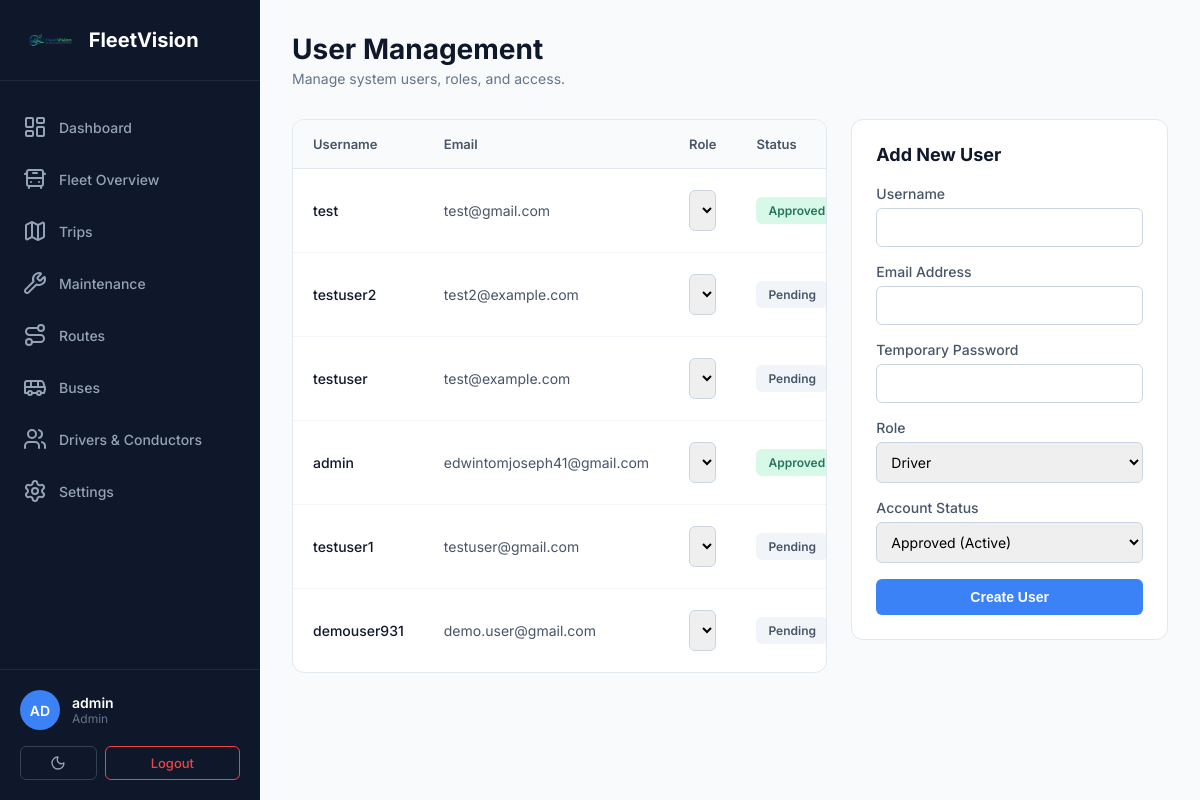
The page /users.php (signed in) on the database as committed earlier.
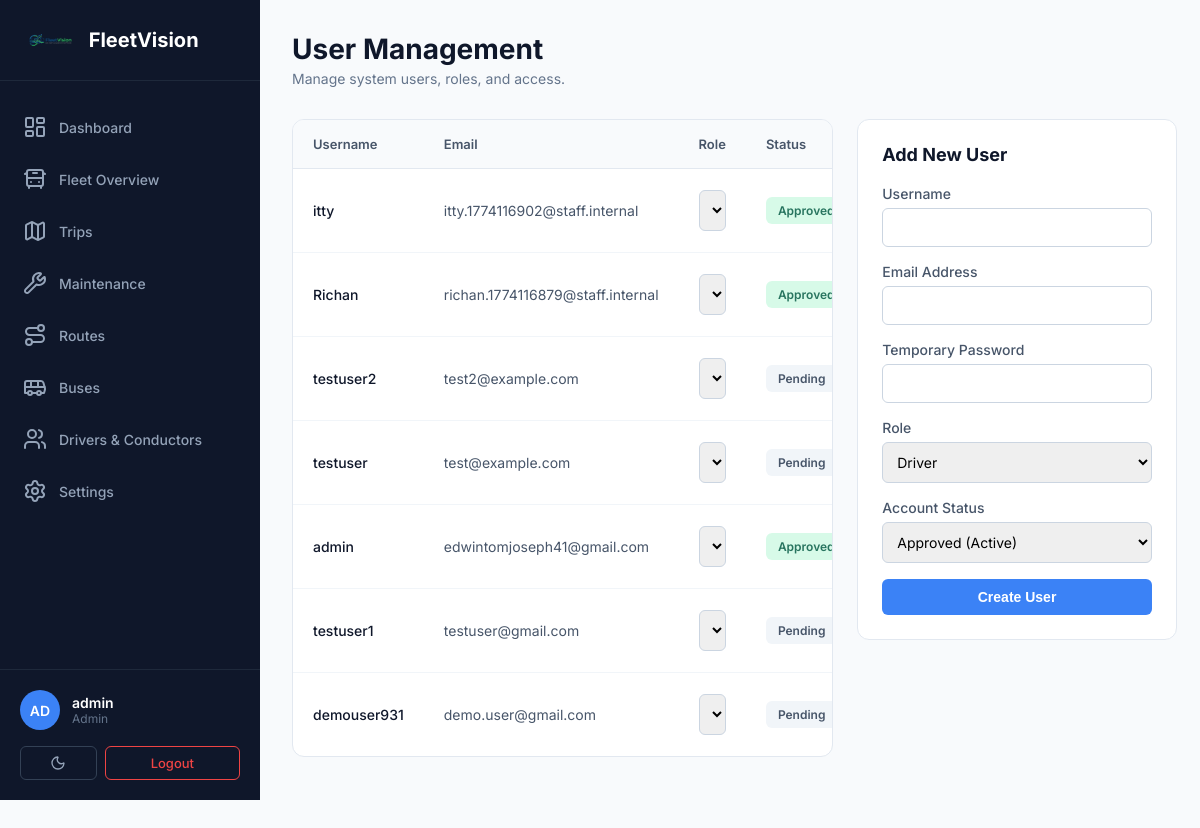
The same page on the database as committed later.
### tables this page shows
CREATE TABLE users (
        id INTEGER PRIMARY KEY AUTOINCREMENT,
        username TEXT NOT NULL UNIQUE,
        email TEXT NOT NULL UNIQUE,
        password_hash TEXT,
        google_id TEXT UNIQUE,
        role TEXT DEFAULT 'user',
        status TEXT DEFAULT 'pending',
        created_at DATETIME DEFAULT CURRENT_TIMESTAMP
    , contact_no TEXT, license_number TEXT, emergency_contact TEXT, blood_type TEXT);

### users.php (the view, shortened to what this page needs)
<?php
require_once __DIR__ . '/includes/db.php';
$stmt = $pdo->query("SELECT id, username, email, role, status, created_at FROM users WHERE status != 'deleted' ORDER BY created_at DESC");
$users = $stmt->fetchAll(PDO::FETCH_ASSOC);
include __DIR__ . '/includes/header.php';
?>
<header class="top-header">
    <div class="header-left">
        <h1 class="page-title">User Management</h1>
        <p class="page-subtitle">Manage system users, roles, and access.</p>
    </div>
</header>
<section class="content-section">
    <div class="users-container">
        <div class="users-list table-container">
            <table class="data-table">
                <thead>
                    <tr>
                        <th>Username</th>
                        <th>Email</th>
                        <th>Role</th>
                        <th>Status</th>
                    </tr>
                </thead>
                <tbody>
                    <?php if (count($users) > 0): ?>
                        <?php foreach ($users as $u): ?>
                            <tr>
                                <td style="font-weight: 500; color: #0f172a;"><?php echo htmlspecialchars($u['username']); ?></td>
                                <td><?php echo htmlspecialchars($u['email']); ?></td>
                                <td>
                                    <form method="POST" action="users.php" style="margin: 0;">
                                        <select name="new_role" class="form-select role-select" onchange="this.form.submit()">
                                            <option value="user" <?php echo $u['role'] === 'user' ? 'selected' : ''; ?>>Normal User</option>
                                            <option value="driver" <?php echo $u['role'] === 'driver' ? 'selected' : ''; ?>>Driver</option>
                                            <option value="conductor" <?php echo $u['role'] === 'conductor' ? 'selected' : ''; ?>>Conductor</option>
                                            <option value="admin" <?php echo $u['role'] === 'admin' ? 'selected' : ''; ?>>Admin</option>
                                        </select>
                                    </form>
                                </td>
                                <td>
                                    <?php
                                        $statusClass = $u['status'] === 'approved' ? 'active' : ($u['status'] === 'pending' ? 'idle' : 'cancelled');
                                    ?>
                                    <span class="status-badge <?php echo $statusClass; ?>">
                                        <?php echo ucfirst(htmlspecialchars($u['status'])); ?>
                                    </span>
                                </td>
                            </tr>
                        <?php endforeach; ?>
                    <?php else: ?>
                        <tr><td colspan="6" style="text-align: center;">No users found.</td></tr>
                    <?php endif; ?>
                </tbody>
            </table>
        </div>
        <div class="user-form-card">
            <h3 style="margin-bottom: 20px; font-size: 18px; color: #0f172a;">Add New User</h3>
            <form method="POST" action="users.php">
                <div class="form-group">
                    <label class="form-label" for="username">Username</label>
                    <input type="text" id="username" name="username" class="form-input" required>
                </div>
                <div class="form-group">
                    <label class="form-label" for="email">Email Address</label>
                    <input type="email" id="email" name="email" class="form-input" required>
                </div>
                <div class="form-group">
                    <label class="form-label" for="password">Temporary Password</label>
                    <input type="text" id="password" name="password" class="form-input" required>
                </div>
                <div class="form-group">
                    <label class="form-label" for="role">Role</label>
                    <select id="role" name="role" class="form-select" required>
                        <option value="driver">Driver</option>
                    </select>
                </div>
                <div class="form-group">
                    <label class="form-label" for="status">Account Status</label>
                    <select id="status" name="status" class="form-select" required>
                        <option value="approved">Approved (Active)</option>
                    </select>
                </div>
                <button type="submit" class="btn-submit">Create User</button>
            </form>
        </div>
    </div>
</section>
<?php include __DIR__ . '/includes/footer.php'; ?>

Rows that differ between the two databases and show on the page:
no longer on this page (row edited): users: username "test", email "test@gmail.com", new_role "Driver", status "Approved"
added users: username "itty", email "itty.1774116902@staff.internal", new_role "Conductor", status "Approved"
added users: username "Richan", email "richan.1774116879@staff.internal", new_role "Driver", status "Approved"
